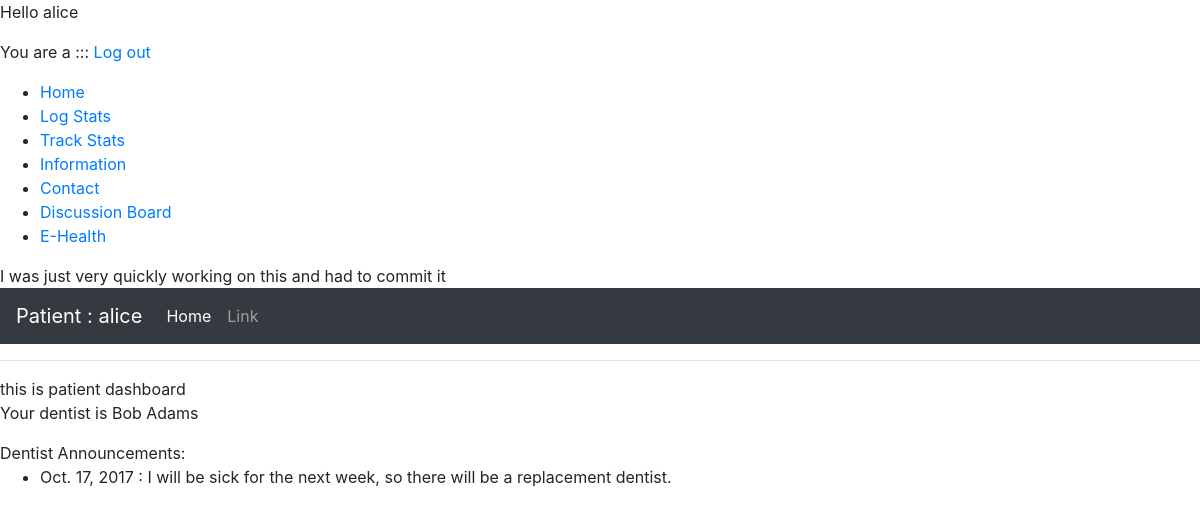
The page / (signed in) on the database its author committed.
### tracker/models.py (models this page shows, shortened)
class Dentist(models.Model):
	user = models.OneToOneField(User, on_delete=models.CASCADE)
	clinic = models.ForeignKey(Clinic, on_delete=models.CASCADE)
	phone_number = models.CharField(max_length=12, default="")

class Announcement(models.Model):
	dentist = models.ForeignKey(Dentist, on_delete=models.CASCADE)
	content = models.CharField(default="", max_length=200)
	date_sent = models.DateField(default=timezone.now)

### tracker/views.py (the view)
# urls.py: url(r'^$', views.index, name='index'),
@login_required
def index(request):
    account_type = request.user.groups.all()[0].name
    if account_type == "Patient":
        dentist = Patient.objects.get(user=request.user).dentist
        announcements = Announcement.objects.filter(dentist=dentist).order_by('-date_sent')[:10]
        return render(request, 'tracker/patient_dashboard.html', {'dentist' : dentist, 'announcements' : announcements})
    else:
        return render(request, 'tracker/dentist_dashboard.html', {})

### tracker/templatetags/extras.py (called while the page is built)
@register.filter(name='get_group')
def get_group(user):
    return user.groups.all()[0].name

### tracker/templates/tracker/patient_dashboard.html (shortened to what this page needs)
{% include "tracker/patient_navbar.html" %}
{% block content %}
<p>  Your dentist is {{ dentist.user.first_name }} {{ dentist.user.last_name }} </p>
Dentist Announcements:
{% if announcements %}
    <ul>
    {% for announcement in announcements %}
    	<li> {{ announcement.date_sent }} : {{ announcement.content }} </li>
    {% endfor %}
    </ul>
{% else %}
    <p>You have no announcements</p>
{% endif %}
{% endblock %}

### tracker/templates/tracker/patient_navbar.html (shortened to what this page needs)
{% load extras %}
<html>
    <head>
      <link rel="stylesheet" href="https://maxcdn.bootstrapcdn.com/bootstrap/4.0.0-beta.2/css/bootstrap.min.css">
    </head>
    <body>
        {% block nav %}
        <p> Hello {{ user.get_username }} </p>
        <p> You are a  ::: <a href="{% url 'logout' %}">Log out</a></p>
        <ul id="nav">
            <li>{% block nav-home %}<a href="{% url 'index' %}">Home</a>{% endblock %}</li>
            <li>{% block nav-log %}<a href="{% url 'logstats' %}">Log Stats</a>{% endblock %}</li>
            <li>{% block nav-track %}<a href="{% url 'trackstats' %}">Track Stats</a>{% endblock %}</li>
            <li>{% block nav-info %}<a href="{% url 'information' %}">Information</a>{% endblock %}</li>
            <li>{% block nav-contact %}<a href="{% url 'contact' %}">Contact</a>{% endblock %}</li>
            <li>{% block nav-discussion %}<a href="{% url 'discussion' %}">Discussion Board</a>{% endblock %}</li>
            <li>{% block nav-health %}<a href="{% url 'health' %}">E-Health</a>{% endblock %}</li>
        </ul>
        I was just very quickly working on this and had to commit it
        <nav class="navbar navbar-expand navbar-dark bg-dark">
         <a class="navbar-brand" href="#"> {{ request.user|get_group }} : {{ user.get_username }} </a>
         <div class="collapse navbar-collapse" id="navbarsExample02">
           <ul class="navbar-nav mr-auto">
             <li class="nav-item active">
               <a class="nav-link" href="#">Home <span class="sr-only">(current)</span></a>
             </li>
             <li class="nav-item">
               <a class="nav-link" href="#">Link</a>
             </li>
           </ul>
         </div>
        </nav>
        <hr>
        {% endblock %}
    </body>
</html>

### rows shown on the page
Dentist: user.first_name "Bob", user.last_name "Adams"
Announcement: date_sent "Oct. 17, 2017", content "I will be sick for the next week, so there will be a replacement dentist."

### other values the page prints
{{ user.get_username }} "alice"
{{ request.user|get_group }} "Patient"
